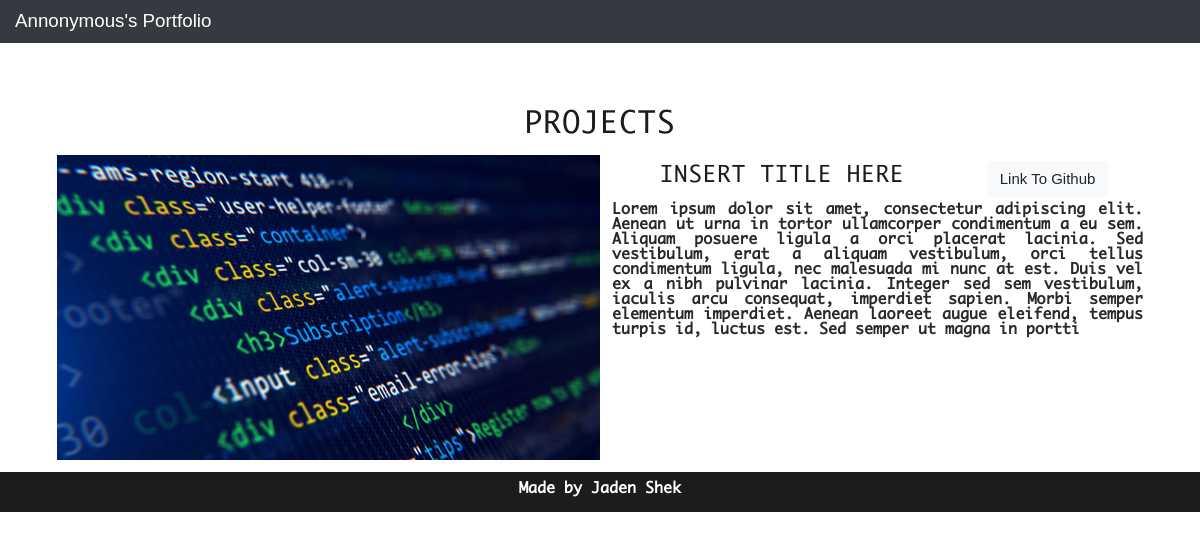
The app's page /projects with its own data.
### portfolio_app/models.py (models this page shows, shortened)
class User(UserMixin,db.Model):
    __tablename__ = 'users'
    id = db.Column(db.Integer, primary_key=True)
    username = db.Column(db.String(64), index=True, unique=True)
    password_hash = db.Column(db.String(128))
    alias = db.Column(db.String(50))
    profile_pic=db.Column(db.String(128),default='default.png')
    roles = db.relationship('Roles', secondary=user_roles, backref = db.backref("user_roles", lazy=True))

class Portfolio(db.Model):
    __tablename__ = 'portfolio'
    id = db.Column(db.Integer, primary_key=True)
    title = db.Column(db.String(64), index=True, unique=True)
    description = db.Column(db.String(2000), index=True)
    github_link = db.Column(db.String(64), index=True, unique=True)
    author = db.Column(db.Integer, db.ForeignKey('users.id'))
    tags = db.relationship('Portfolio_tags', secondary=project_tags, backref = db.backref("project_tags", lazy=True))
    thumbnails = db.relationship("Portfolio_Media", backref="media", lazy='dynamic')

### portfolio_app/users/routes.py (the view)
@users.route('/projects')
def projects():
    projects = Portfolio.query.all()
    user=User.query.first()
    my_projects = get_projects(projects)
    return render_template('projects.html', title='My Projects', user=user, projects=my_projects)

### portfolio_app/app_functions/info.py (called while the page is built)
def get_projects(projects):
    if isinstance(projects,list):
        thumbnails = [project.thumbnails for project in projects]
        portfolio_thumbnails = [[media for media in thumbnail] for thumbnail in thumbnails]
        project_list = zip(projects,portfolio_thumbnails)
        return [Project(project.id,project.title,project.description,project.github_link,thumbnails,project.author) for project,thumbnails in project_list]
    thumbnails = [media for media in projects.thumbnails]
    return Project(projects.id,projects.title,projects.description,projects.github_link,thumbnails,projects.author)

### portfolio_app/templates/projects.html (shortened to what this page needs)
{% extends 'layout.html' %}
{% from "macros.html" import display_projects with context %}
{% block content %}
{{display_projects()}}
{% endblock content %}

### portfolio_app/templates/layout.html (shortened to what this page needs)
<!DOCTYPE html>
<html lang="en">
<head>
    <link rel="stylesheet" href="https://stackpath.bootstrapcdn.com/bootstrap/4.5.2/css/bootstrap.min.css">
    <link rel="stylesheet" href="https://maxcdn.bootstrapcdn.com/bootstrap/4.0.0/css/bootstrap.min.css">
    <link rel="stylesheet" href="{{url_for('static', filename = 'css/styles.css')}}">
  </head>
  <body data-spy="scroll" data-target=".navbar-custom" data-offset="0">
    <nav class="navbar sticky-top navbar-custom navbar-expand-lg navbar-dark bg-dark">
      <a class="navbar-brand" href="{{ url_for('main.index') }}">{{ user.alias.split()[0] }}'s Portfolio</a>
    </nav>
    {%block content%}{% endblock %}
  </body>
  <footer>
    <div class="container">
          <p>Made by Jaden Shek</p>
    </div>
  </footer>
  </html>

### portfolio_app/templates/macros.html
{% macro display_project(project) %}
<div class="work row">
    <div class="image">
        {% if project.thumbnails %}
            {% if (project.thumbnails)|count > 1 %}
            <div class="carousel slide" data-ride="carousel">
                <div class="carousel-inner">
                <div class="carousel-item active image_item" data-interval='5000'>
                    <img src="{{ url_for('static', filename='thumbnails/'+project.thumbnails[0].thumbnail) }}" alt="Work image">
                </div>
                {% for thumbnail in project.thumbnails[1:] %}
                <div class="carousel-item image_item" data-interval='5000'>
                    <img src="{{ url_for('static', filename='thumbnails/'+thumbnail.thumbnail) }}" alt="Work image" width = '100%' height ='auto'>
                    </div>
                {% endfor %}
                </div>
            </div>
            {% else %}
            <img src="{{ url_for('static', filename='thumbnails/'+project.thumbnails[0].thumbnail) }}" alt="Work image" width='100%' height='auto'>
            {% endif %}
        {% else %}
        <img src="{{ url_for('static', filename='thumbnails/default.jpg') }}" alt="Work image" width='100%' height='auto'>
        {% endif %}
    </div>
    <div class="work_content">
        <div class='work_heading'>
            <a class='btn btn-heading' href="{{url_for('users.project',project_id=project.id)}}"><h4>{{project.title}}</h4></a>
            <a class='btn btn-light' href="{{project.github_link}}">Link To Github</a>
        </div>
        <p>{{project.description}}</p>
    </div>
</div>
{% endmacro %}
{% macro display_projects() %}
<section id='my_projects' class = 'container'>
    <div class = 'anchor_grid'>
        <a id = "projects" class='nav-skip' href = '' height='5vh'></a>
        <div class="content" style='width:100%'>
            <h2>Projects</h2>
            {% for project in projects %}
                {{display_project(project)}}
            {% endfor %}
        </div>
    </div>
</section>
{% endmacro %}

### portfolio_app/static/css/styles.css (style rules this page uses)
* { box-sizing: border-box; }
html, body { padding: 0; margin: 0; font-family: Arial, Helvetica, sans-serif; font-size: 15px; line-height: 1; font-weight: 400; border: none; color: #2a2929; text-align: center; }
body { position: relative; }
h1, h2, h3, h4, h5, h6 { font-family: 'Monaco', 'Courier New', Courier, monospace; text-transform: uppercase; font-weight: 500; color: #1d1c1c; margin-top: 0; letter-spacing: 0.9px; text-align: center; }
p { font-size: 15px; font-family: 'Monaco', sans-serif; font-weight: 600; }
.content { text-align: justify; width: 100%; }
nav { text-align: center; position: -webkit-sticky; }
.anchor_grid { display: grid; grid-template-rows: auto; grid-template-areas: 'anchor' 'content'; }
.anchor_grid .nav-skip { grid-area: anchor; height: 8vh; width: 100%; }
.anchor_grid .content { grid-area: content; width: 100vw; }
#my_projects { display: flex; flex-direction: column; width: 100%; }
#my_projects .work { display: grid; grid-template-columns: 50% 50%; grid-template-rows: auto; grid-template-areas: 'image content'; margin: 1vw; }
#my_projects .image img { max-height: 720px; max-width: 1280px; height: auto; width: 100%; }
.work_heading { display: flex; height: auto; }
.work_heading a { margin: auto; height: 100%; }
.work .work_content { margin-left: 1vw; }
footer { display: flex; height: 5vh; background-color: #1d1c1c; color: white; justify-content: space-around; align-items: center; }
footer .container { position: relative; top: 50%; -webkit-transform: translateY(-50%); -ms-transform: translateY(-50%); transform: translateY(-50%); text-align: center; }

### records on screen
User: alias "Annonymous"
Portfolio: title "INSERT TITLE HERE", description "Lorem ipsum dolor sit amet, consectetur adipiscing elit. Aenean ut urna in tortor ullamcorper condimentum a eu sem. Aliquam posuere ligula a orci placerat lacinia. Sed vestibulum, erat a aliquam vestibulum, orci tellus condimentum ligula, nec malesuada mi nunc at est. Duis vel ex a nibh pulvinar lacinia. Integer sed sem vestibulum, iaculis arcu consequat, imperdiet sapien. Morbi semper elementum imperdiet. Aenean laoreet augue eleifend, tempus turpis id, luctus est. Sed semper ut magna in portti"
